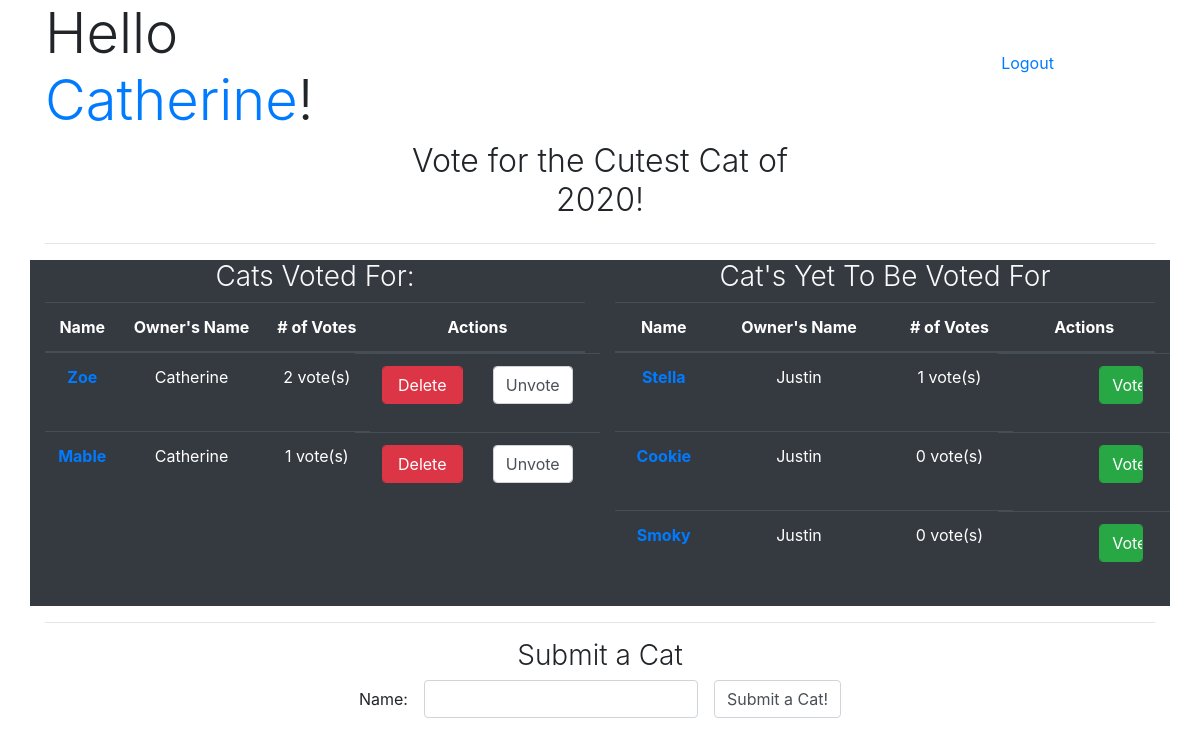
The app's page /homepage (signed in) with its own data.
### review_proj_app/models.py (models this page shows)
class User(models.Model):
    name = models.TextField()
    password = models.TextField()
    created_at = models.DateTimeField(auto_now_add=True)
    updated_at = models.DateTimeField(auto_now=True)
    objects = UserManager()

class Cat(models.Model):
    name = models.CharField(max_length=255)
    owner = models.ForeignKey(User, related_name="cats", on_delete=models.CASCADE)
    users_who_voted_for = models.ManyToManyField(User, related_name="cats_voted_for")
    created_at = models.DateTimeField(auto_now_add=True)
    updated_at = models.DateTimeField(auto_now=True)
    objects = CatManager()

### review_proj_app/views.py (the view)
# urls.py: path('homepage', views.homepage),
def homepage(request):
    myvars = {
        "user": User.objects.get(id=request.session['user_id']),
        "cats": Cat.objects.annotate(votes=Count('users_who_voted_for')).order_by('-votes')
    }
    return render(request, "main_page.html", myvars) #<--- And inside of here!

### review_proj_app/templates/main_page.html (shortened to what this page needs)
<!DOCTYPE html>
<html lang="en">
<head>
    {% load static %}
    <link rel="stylesheet" href="{% static 'bootstrap.css' %}">
</head>
<body>
    <div class="container">
        <div class="row justify-content-between align-items-center">
            <h1 class="col-4 display-4">Hello
                <a href="/profile">{{user.name}}</a>!
            </h1>
            <form class="form-group col-3" action="/logout" method="POST">
                <input type="submit" class="form-control btn btn-link" value="Logout">
            </form>
        </div>
        <div class="row justify-content-center">
            <h2 class="col-5 text-center font-weight-light">Vote for the Cutest Cat of 2020!</h2>
        </div>
        <hr>
        <div class="row bg-dark">
            <div class="col">
                <h3 class="row justify-content-center font-weight-light text-light">Cats Voted For:</h3>
                <table class="table text-center table-dark">
                    <thead>
                        <tr>
                            <th scope="col">Name</th>
                            <th scope="col">Owner's Name</th>
                            <th scope="col"># of Votes</th>
                            <th scope="col">Actions</th>
                        </tr>
                    </thead>
                    <tbody>
                    {% for cat in user.cats_voted_for.all %}
                        <tr>
                            <th scope="row"><a href="/cat/{{cat.id}}">{{cat.name}}</a></td>
                            <td>{{cat.owner.name}}</td>
                            <td>{{cat.users_who_voted_for.count}} vote(s)</td>
                            <td class="row justify-content-center">
                                {% if cat.owner == user %}
                                    <form class="form-group col-6" action="/deleteCat/{{cat.id}}" method="POST">
                                        <input class="form-control btn btn-danger" type="submit" value="Delete">
                                    </form>
                                {% else %}
                                    <div class="col-6"></div>
                                {% endif %}
                                <form class="form-group col-6" action="/voteCat/{{cat.id}}" method="POST">
                                    {% if user not in cat.users_who_voted_for.all %}
                                        <input class="form-control btn btn-success" type="submit" value="Vote">
                                    {% else %}
                                        <input class="form-control" type="submit" value="Unvote">
                                    {% endif %}
                                </form>
                            </td>
                        </tr>
                    {% endfor %}
                    </tbody>
                </table>
            </div>
            <div class="col">
                <h3 class="row justify-content-center font-weight-light text-light">Cat's Yet To Be Voted For</h3>
                <table class="table text-center table-dark">
                    <thead>
                        <tr>
                            <th scope="col">Name</th>
                            <th scope="col">Owner's Name</th>
                            <th scope="col"># of Votes</th>
                            <th scope="col">Actions</th>
                        </tr>
                    </thead>
                    <tbody>
                    {% for cat in cats %}
                        {% if cat not in user.cats_voted_for.all %}
                            <tr>
                                <th scope="row"><a href="/cat/{{cat.id}}">{{cat.name}}</a></td>
                                <td>{{cat.owner.name}}</td>
                                <td>{{cat.users_who_voted_for.count}} vote(s)</td>
                                <td class="row justify-content-center">
                                    {% if cat.owner == user %}
                                        <form class="form-group col-6" action="/deleteCat/{{cat.id}}" method="POST">
                                            {% csrf_token %}
                                            <input class="form-control btn btn-danger" type="submit" value="Delete">
                                        </form>
                                    {% else %}
                                        <div class="col-6"></div>
                                    {% endif %}
                                    <form class="form-group col-6" action="/voteCat/{{cat.id}}" method="POST">
                                        {% if user not in cat.users_who_voted_for.all %}
                                            <input class="form-control btn btn-success" type="submit" value="Vote">
                                        {% else %}
                                            <input class="form-control" type="submit" value="Unvote">
                                        {% endif %}
                                    </form>
                                </td>
                            </tr>
                        {% endif %}
                    {% endfor %}
                    </tbody>
                </table>
            </div>
        </div>
        <hr>
        <div class="row justify-content-center">
            <h3 class="col-4 text-center font-weight-light">Submit a Cat</h3>
        </div>
        <form class="form-group form-inline justify-content-center" action="/cats" method="POST">
            <label class="mx-2" for="name">Name:</label>
            <input class="mx-2 form-control" type="text" name="name" id="name">
            <input class="mx-2 form-control" type="submit" value="Submit a Cat!">
        </form>
    </div>
</body>
</html>

### records on screen
User: name "Catherine"
Cat: name "Zoe", owner.name "Catherine", users_who_voted_for.count "2"
Cat: name "Mable", owner.name "Catherine", users_who_voted_for.count "1"
Cat: name "Stella", owner.name "Justin", users_who_voted_for.count "1"
Cat: name "Cookie", owner.name "Justin", users_who_voted_for.count "0"
Cat: name "Smoky", owner.name "Justin", users_who_voted_for.count "0"
